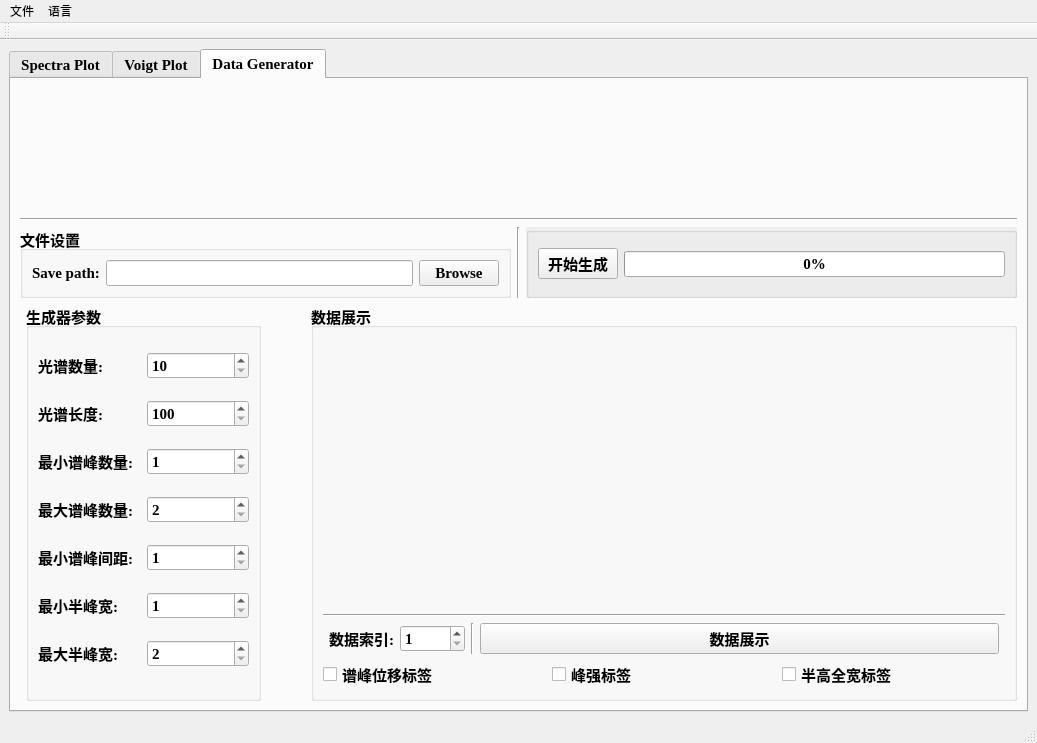
<?xml version="1.0" encoding="UTF-8"?>
<ui version="4.0">
 <class>MainWindow</class>
 <widget class="QMainWindow" name="MainWindow">
  <property name="geometry">
   <rect>
    <x>0</x>
    <y>0</y>
    <width>1037</width>
    <height>743</height>
   </rect>
  </property>
  <property name="font">
   <font>
    <underline>false</underline>
   </font>
  </property>
  <property name="windowTitle">
   <string>光谱标记软件</string>
  </property>
  <widget class="QWidget" name="centralwidget">
   <layout class="QVBoxLayout" name="verticalLayout_11">
    <item>
     <widget class="QTabWidget" name="tabWidget">
      <property name="sizePolicy">
       <sizepolicy hsizetype="Preferred" vsizetype="Preferred">
        <horstretch>0</horstretch>
        <verstretch>0</verstretch>
       </sizepolicy>
      </property>
      <property name="font">
       <font>
        <family>Times New Roman</family>
        <pointsize>11</pointsize>
        <weight>75</weight>
        <bold>true</bold>
        <underline>false</underline>
       </font>
      </property>
      <property name="currentIndex">
       <number>2</number>
      </property>
      <widget class="QWidget" name="tab">
       <attribute name="title">
        <string>Spectra Plot</string>
       </attribute>
       <layout class="QVBoxLayout" name="verticalLayout_9" stretch="0,0">
        <item>
         <layout class="QVBoxLayout" name="verticalLayout_8" stretch="0,2">
          <item>
           <widget class="QWidget" name="widget" native="true">
            <property name="sizePolicy">
             <sizepolicy hsizetype="Preferred" vsizetype="Preferred">
              <horstretch>0</horstretch>
              <verstretch>0</verstretch>
             </sizepolicy>
            </property>
            <property name="cursor">
             <cursorShape>CrossCursor</cursorShape>
            </property>
           </widget>
          </item>
          <item>
           <widget class="Line" name="line_3">
            <property name="orientation">
             <enum>Qt::Horizontal</enum>
            </property>
           </widget>
          </item>
         </layout>
        </item>
        <item>
         <layout class="QHBoxLayout" name="horizontalLayout_6" stretch="0,0,0">
          <property name="spacing">
           <number>6</number>
          </property>
          <item>
           <widget class="QGroupBox" name="groupBox">
            <property name="font">
             <font>
              <family>Times New Roman</family>
              <pointsize>11</pointsize>
              <weight>75</weight>
              <bold>true</bold>
              <underline>false</underline>
             </font>
            </property>
            <property name="title">
             <string>手动去除基线</string>
            </property>
            <layout class="QHBoxLayout" name="horizontalLayout_3">
             <item>
              <layout class="QVBoxLayout" name="verticalLayout_6">
               <item>
                <widget class="QPushButton" name="pushButton">
                 <property name="sizePolicy">
                  <sizepolicy hsizetype="Expanding" vsizetype="Expanding">
                   <horstretch>0</horstretch>
                   <verstretch>0</verstretch>
                  </sizepolicy>
                 </property>
                 <property name="text">
                  <string>添加基线点</string>
                 </property>
                </widget>
               </item>
               <item>
                <widget class="QPushButton" name="pushButton_2">
                 <property name="sizePolicy">
                  <sizepolicy hsizetype="Expanding" vsizetype="Expanding">
                   <horstretch>0</horstretch>
                   <verstretch>0</verstretch>
                  </sizepolicy>
                 </property>
                 <property name="text">
                  <string>移除基线点</string>
                 </property>
                </widget>
               </item>
               <item>
                <widget class="QPushButton" name="pushButton_3">
                 <property name="sizePolicy">
                  <sizepolicy hsizetype="Expanding" vsizetype="Expanding">
                   <horstretch>0</horstretch>
                   <verstretch>0</verstretch>
                  </sizepolicy>
                 </property>
                 <property name="text">
                  <string>重置所有基线点</string>
                 </property>
                </widget>
               </item>
               <item>
                <widget class="QPushButton" name="pushButton_4">
                 <property name="sizePolicy">
                  <sizepolicy hsizetype="Expanding" vsizetype="Expanding">
                   <horstretch>0</horstretch>
                   <verstretch>0</verstretch>
                  </sizepolicy>
                 </property>
                 <property name="text">
                  <string>应用基线扣除</string>
                 </property>
                </widget>
               </item>
               <item>
                <widget class="Line" name="line_5">
                 <property name="orientation">
                  <enum>Qt::Horizontal</enum>
                 </property>
                </widget>
               </item>
               <item>
                <widget class="QTextEdit" name="textEdit">
                 <property name="sizePolicy">
                  <sizepolicy hsizetype="Expanding" vsizetype="Expanding">
                   <horstretch>0</horstretch>
                   <verstretch>0</verstretch>
                  </sizepolicy>
                 </property>
                 <property name="placeholderText">
                  <string>基线信息于此显示</string>
                 </property>
                </widget>
               </item>
              </layout>
             </item>
            </layout>
           </widget>
          </item>
          <item>
           <widget class="QGroupBox" name="groupBox_5">
            <property name="title">
             <string>自动去除基线</string>
            </property>
            <layout class="QVBoxLayout" name="verticalLayout_10" stretch="1,0">
             <item>
              <layout class="QVBoxLayout" name="verticalLayout_12">
               <item>
                <widget class="QComboBox" name="comboBox">
                 <item>
                  <property name="text">
                   <string>选择去基线算法</string>
                  </property>
                 </item>
                 <item>
                  <property name="text">
                   <string notr="true">Airpls</string>
                  </property>
                 </item>
                 <item>
                  <property name="text">
                   <string notr="true">Wavelet_transform</string>
                  </property>
                 </item>
                 <item>
                  <property name="text">
                   <string notr="true">Iterative_fitting</string>
                  </property>
                 </item>
                </widget>
               </item>
               <item>
                <widget class="QPushButton" name="pushButton_16">
                 <property name="text">
                  <string>应用算法去除</string>
                 </property>
                </widget>
               </item>
               <item>
                <widget class="QPushButton" name="pushButton_14">
                 <property name="text">
                  <string>导出去基线数据 - 1*</string>
                 </property>
                </widget>
               </item>
               <item>
                <widget class="QPushButton" name="pushButton_15">
                 <property name="text">
                  <string>Export normalized data 1*</string>
                 </property>
                </widget>
               </item>
              </layout>
             </item>
             <item>
              <layout class="QHBoxLayout" name="horizontalLayout_18">
               <item>
                <widget class="QCheckBox" name="checkBox_6">
                 <property name="text">
                  <string>自动基线</string>
                 </property>
                </widget>
               </item>
               <item>
                <widget class="QCheckBox" name="checkBox_5">
                 <property name="sizePolicy">
                  <sizepolicy hsizetype="Preferred" vsizetype="Fixed">
                   <horstretch>0</horstretch>
                   <verstretch>0</verstretch>
                  </sizepolicy>
                 </property>
                 <property name="font">
                  <font>
                   <family>Times New Roman</family>
                   <pointsize>10</pointsize>
                   <weight>75</weight>
                   <bold>true</bold>
                   <underline>false</underline>
                  </font>
                 </property>
                 <property name="text">
                  <string>自动去基线</string>
                 </property>
                </widget>
               </item>
              </layout>
             </item>
            </layout>
           </widget>
          </item>
          <item>
           <widget class="QGroupBox" name="groupBox_3">
            <property name="font">
             <font>
              <family>Times New Roman</family>
              <pointsize>11</pointsize>
              <weight>75</weight>
              <bold>true</bold>
              <underline>false</underline>
             </font>
            </property>
            <property name="title">
             <string>导出和视图</string>
            </property>
            <layout class="QHBoxLayout" name="horizontalLayout_5">
             <item>
              <layout class="QHBoxLayout" name="horizontalLayout_4">
               <item>
                <layout class="QVBoxLayout" name="verticalLayout_7">
                 <item>
                  <widget class="QPushButton" name="pushButton_9">
                   <property name="sizePolicy">
                    <sizepolicy hsizetype="Expanding" vsizetype="Expanding">
                     <horstretch>0</horstretch>
                     <verstretch>0</verstretch>
                    </sizepolicy>
                   </property>
                   <property name="text">
                    <string>导出原始数据 - 2*</string>
                   </property>
                  </widget>
                 </item>
                 <item>
                  <widget class="QPushButton" name="pushButton_8">
                   <property name="sizePolicy">
                    <sizepolicy hsizetype="Expanding" vsizetype="Expanding">
                     <horstretch>0</horstretch>
                     <verstretch>0</verstretch>
                    </sizepolicy>
                   </property>
                   <property name="text">
                    <string>Export normalized data 2*</string>
                   </property>
                  </widget>
                 </item>
                 <item>
                  <widget class="QPushButton" name="pushButton_10">
                   <property name="sizePolicy">
                    <sizepolicy hsizetype="Expanding" vsizetype="Expanding">
                     <horstretch>0</horstretch>
                     <verstretch>0</verstretch>
                    </sizepolicy>
                   </property>
                   <property name="text">
                    <string>导出去基线数据 - 3*</string>
                   </property>
                  </widget>
                 </item>
                 <item>
                  <widget class="QPushButton" name="pushButton_11">
                   <property name="sizePolicy">
                    <sizepolicy hsizetype="Expanding" vsizetype="Expanding">
                     <horstretch>0</horstretch>
                     <verstretch>0</verstretch>
                    </sizepolicy>
                   </property>
                   <property name="text">
                    <string>Export normalized data 3*</string>
                   </property>
                  </widget>
                 </item>
                 <item>
                  <widget class="Line" name="line_2">
                   <property name="orientation">
                    <enum>Qt::Horizontal</enum>
                   </property>
                  </widget>
                 </item>
                 <item>
                  <layout class="QHBoxLayout" name="horizontalLayout_2">
                   <item>
                    <widget class="QLabel" name="label_2">
                     <property name="font">
                      <font>
                       <family>Times New Roman</family>
                       <pointsize>10</pointsize>
                       <weight>75</weight>
                       <bold>true</bold>
                       <underline>false</underline>
                      </font>
                     </property>
                     <property name="text">
                      <string>缩放:</string>
                     </property>
                    </widget>
                   </item>
                   <item>
                    <widget class="QPushButton" name="pushButton_5">
                     <property name="sizePolicy">
                      <sizepolicy hsizetype="Preferred" vsizetype="Fixed">
                       <horstretch>0</horstretch>
                       <verstretch>0</verstretch>
                      </sizepolicy>
                     </property>
                     <property name="font">
                      <font>
                       <family>Times New Roman</family>
                       <pointsize>10</pointsize>
                       <weight>75</weight>
                       <bold>true</bold>
                       <underline>false</underline>
                      </font>
                     </property>
                     <property name="text">
                      <string>放大</string>
                     </property>
                    </widget>
                   </item>
                   <item>
                    <widget class="QPushButton" name="pushButton_6">
                     <property name="sizePolicy">
                      <sizepolicy hsizetype="Preferred" vsizetype="Fixed">
                       <horstretch>0</horstretch>
                       <verstretch>0</verstretch>
                      </sizepolicy>
                     </property>
                     <property name="font">
                      <font>
                       <family>Times New Roman</family>
                       <pointsize>10</pointsize>
                       <weight>75</weight>
                       <bold>true</bold>
                       <underline>false</underline>
                      </font>
                     </property>
                     <property name="text">
                      <string>缩小</string>
                     </property>
                    </widget>
                   </item>
                   <item>
                    <widget class="QPushButton" name="pushButton_7">
                     <property name="sizePolicy">
                      <sizepolicy hsizetype="Preferred" vsizetype="Fixed">
                       <horstretch>0</horstretch>
                       <verstretch>0</verstretch>
                      </sizepolicy>
                     </property>
                     <property name="font">
                      <font>
                       <family>Times New Roman</family>
                       <pointsize>10</pointsize>
                       <weight>75</weight>
                       <bold>true</bold>
                       <underline>false</underline>
                      </font>
                     </property>
                     <property name="text">
                      <string>重置视图</string>
                     </property>
                    </widget>
                   </item>
                  </layout>
                 </item>
                 <item>
                  <layout class="QHBoxLayout" name="horizontalLayout">
                   <item>
                    <widget class="QLabel" name="label">
                     <property name="font">
                      <font>
                       <family>Times New Roman</family>
                       <pointsize>10</pointsize>
                       <weight>75</weight>
                       <bold>true</bold>
                       <underline>false</underline>
                      </font>
                     </property>
                     <property name="text">
                      <string>显示:</string>
                     </property>
                    </widget>
                   </item>
                   <item>
                    <widget class="QCheckBox" name="checkBox">
                     <property name="sizePolicy">
                      <sizepolicy hsizetype="Preferred" vsizetype="Fixed">
                       <horstretch>0</horstretch>
                       <verstretch>0</verstretch>
                      </sizepolicy>
                     </property>
                     <property name="font">
                      <font>
                       <family>Times New Roman</family>
                       <pointsize>10</pointsize>
                       <weight>75</weight>
                       <bold>true</bold>
                       <underline>false</underline>
                      </font>
                     </property>
                     <property name="text">
                      <string>原始数据</string>
                     </property>
                    </widget>
                   </item>
                   <item>
                    <widget class="QCheckBox" name="checkBox_2">
                     <property name="sizePolicy">
                      <sizepolicy hsizetype="Preferred" vsizetype="Fixed">
                       <horstretch>0</horstretch>
                       <verstretch>0</verstretch>
                      </sizepolicy>
                     </property>
                     <property name="font">
                      <font>
                       <family>Times New Roman</family>
                       <pointsize>10</pointsize>
                       <weight>75</weight>
                       <bold>true</bold>
                       <underline>false</underline>
                      </font>
                     </property>
                     <property name="text">
                      <string>手动基线</string>
                     </property>
                    </widget>
                   </item>
                   <item>
                    <widget class="QCheckBox" name="checkBox_3">
                     <property name="sizePolicy">
                      <sizepolicy hsizetype="Preferred" vsizetype="Fixed">
                       <horstretch>0</horstretch>
                       <verstretch>0</verstretch>
                      </sizepolicy>
                     </property>
                     <property name="font">
                      <font>
                       <family>Times New Roman</family>
                       <pointsize>10</pointsize>
                       <weight>75</weight>
                       <bold>true</bold>
                       <underline>false</underline>
                      </font>
                     </property>
                     <property name="text">
                      <string>手动去基线</string>
                     </property>
                    </widget>
                   </item>
                  </layout>
                 </item>
                </layout>
               </item>
              </layout>
             </item>
            </layout>
           </widget>
          </item>
         </layout>
        </item>
       </layout>
      </widget>
      <widget class="QWidget" name="tab_2">
       <attribute name="title">
        <string>Voigt Plot</string>
       </attribute>
       <layout class="QVBoxLayout" name="verticalLayout_5">
        <item>
         <layout class="QVBoxLayout" name="verticalLayout_4" stretch="0,2">
          <item>
           <widget class="QWidget" name="widget_2" native="true"/>
          </item>
          <item>
           <widget class="Line" name="line">
            <property name="orientation">
             <enum>Qt::Horizontal</enum>
            </property>
           </widget>
          </item>
         </layout>
        </item>
        <item>
         <layout class="QHBoxLayout" name="horizontalLayout_12">
          <item>
           <widget class="QCheckBox" name="checkBox_11">
            <property name="sizePolicy">
             <sizepolicy hsizetype="Preferred" vsizetype="Fixed">
              <horstretch>0</horstretch>
              <verstretch>0</verstretch>
             </sizepolicy>
            </property>
            <property name="text">
             <string>导入数据显示</string>
            </property>
           </widget>
          </item>
          <item>
           <widget class="QCheckBox" name="checkBox_14">
            <property name="sizePolicy">
             <sizepolicy hsizetype="Preferred" vsizetype="Fixed">
              <horstretch>0</horstretch>
              <verstretch>0</verstretch>
             </sizepolicy>
            </property>
            <property name="text">
             <string>去基线数据显示</string>
            </property>
           </widget>
          </item>
          <item>
           <widget class="QCheckBox" name="checkBox_12">
            <property name="sizePolicy">
             <sizepolicy hsizetype="Preferred" vsizetype="Fixed">
              <horstretch>0</horstretch>
              <verstretch>0</verstretch>
             </sizepolicy>
            </property>
            <property name="text">
             <string>单峰拟合数据</string>
            </property>
           </widget>
          </item>
          <item>
           <widget class="QCheckBox" name="checkBox_4">
            <property name="text">
             <string>模型拟合数据</string>
            </property>
           </widget>
          </item>
          <item>
           <widget class="QCheckBox" name="checkBox_13">
            <property name="sizePolicy">
             <sizepolicy hsizetype="Preferred" vsizetype="Fixed">
              <horstretch>0</horstretch>
              <verstretch>0</verstretch>
             </sizepolicy>
            </property>
            <property name="text">
             <string>Voigt整体拟合数据</string>
            </property>
           </widget>
          </item>
         </layout>
        </item>
        <item>
         <layout class="QHBoxLayout" name="horizontalLayout_17">
          <item>
           <widget class="QGroupBox" name="groupBox_2">
            <property name="font">
             <font>
              <family>Times New Roman</family>
              <pointsize>10</pointsize>
              <weight>75</weight>
              <bold>true</bold>
              <underline>false</underline>
             </font>
            </property>
            <property name="title">
             <string>Voigt Fit</string>
            </property>
            <layout class="QHBoxLayout" name="horizontalLayout_16">
             <item>
              <layout class="QHBoxLayout" name="horizontalLayout_13">
               <item>
                <layout class="QVBoxLayout" name="verticalLayout">
                 <item>
                  <layout class="QHBoxLayout" name="horizontalLayout_7">
                   <item>
                    <widget class="QLabel" name="label_3">
                     <property name="text">
                      <string>水平基线值(y0):</string>
                     </property>
                    </widget>
                   </item>
                   <item>
                    <widget class="QSpinBox" name="spinBox">
                     <property name="maximum">
                      <number>1</number>
                     </property>
                    </widget>
                   </item>
                  </layout>
                 </item>
                 <item>
                  <layout class="QHBoxLayout" name="horizontalLayout_8">
                   <item>
                    <widget class="QLabel" name="label_4">
                     <property name="text">
                      <string>振幅(amp):</string>
                     </property>
                    </widget>
                   </item>
                   <item>
                    <widget class="QDoubleSpinBox" name="doubleSpinBox">
                     <property name="maximum">
                      <double>1.000000000000000</double>
                     </property>
                    </widget>
                   </item>
                  </layout>
                 </item>
                 <item>
                  <layout class="QHBoxLayout" name="horizontalLayout_9">
                   <item>
                    <widget class="QLabel" name="label_5">
                     <property name="text">
                      <string>位置(pos):</string>
                     </property>
                    </widget>
                   </item>
                   <item>
                    <widget class="QSpinBox" name="spinBox_4">
                     <property name="maximum">
                      <number>9999</number>
                     </property>
                    </widget>
                   </item>
                  </layout>
                 </item>
                 <item>
                  <layout class="QHBoxLayout" name="horizontalLayout_10">
                   <item>
                    <widget class="QLabel" name="label_6">
                     <property name="text">
                      <string>半高全宽(fwhm):</string>
                     </property>
                    </widget>
                   </item>
                   <item>
                    <widget class="QDoubleSpinBox" name="doubleSpinBox_3">
                     <property name="maximum">
                      <double>1000.000000000000000</double>
                     </property>
                    </widget>
                   </item>
                  </layout>
                 </item>
                 <item>
                  <layout class="QHBoxLayout" name="horizontalLayout_11">
                   <item>
                    <widget class="QLabel" name="label_19">
                     <property name="text">
                      <string>形状参数(shape):</string>
                     </property>
                    </widget>
                   </item>
                   <item>
                    <widget class="QDoubleSpinBox" name="doubleSpinBox_10">
                     <property name="maximum">
                      <double>1.000000000000000</double>
                     </property>
                    </widget>
                   </item>
                  </layout>
                 </item>
                </layout>
               </item>
               <item>
                <layout class="QVBoxLayout" name="verticalLayout_2">
                 <item>
                  <widget class="QPushButton" name="pushButton_36">
                   <property name="text">
                    <string>单峰参数拟合</string>
                   </property>
                  </widget>
                 </item>
                 <item>
                  <widget class="QPushButton" name="pushButton_13">
                   <property name="text">
                    <string>*模型拟合*</string>
                   </property>
                  </widget>
                 </item>
                 <item>
                  <widget class="QPushButton" name="pushButton_34">
                   <property name="text">
                    <string>添加Voigt峰→</string>
                   </property>
                  </widget>
                 </item>
                </layout>
               </item>
              </layout>
             </item>
            </layout>
           </widget>
          </item>
          <item>
           <widget class="QGroupBox" name="groupBox_4">
            <property name="font">
             <font>
              <family>Times New Roman</family>
              <pointsize>10</pointsize>
              <weight>75</weight>
              <bold>true</bold>
              <underline>false</underline>
             </font>
            </property>
            <property name="title">
             <string>Voigt 峰列表</string>
            </property>
            <layout class="QHBoxLayout" name="horizontalLayout_15">
             <item>
              <layout class="QVBoxLayout" name="verticalLayout_3">
               <item>
                <widget class="QTableView" name="tableView">
                 <property name="showGrid">
                  <bool>true</bool>
                 </property>
                </widget>
               </item>
               <item>
                <layout class="QHBoxLayout" name="horizontalLayout_14">
                 <item>
                  <widget class="QPushButton" name="pushButton_35">
                   <property name="text">
                    <string>Voigt峰整体拟合</string>
                   </property>
                  </widget>
                 </item>
                 <item>
                  <widget class="QPushButton" name="pushButton_37">
                   <property name="text">
                    <string>删除选中数据</string>
                   </property>
                  </widget>
                 </item>
                 <item>
                  <widget class="QPushButton" name="pushButton_12">
                   <property name="text">
                    <string>导出Voigt拟合数据</string>
                   </property>
                  </widget>
                 </item>
                </layout>
               </item>
              </layout>
             </item>
            </layout>
           </widget>
          </item>
         </layout>
        </item>
       </layout>
      </widget>
      <widget class="QWidget" name="tab_3">
       <attribute name="title">
        <string>Data Generator</string>
       </attribute>
       <layout class="QVBoxLayout" name="verticalLayout_17" stretch="2,1,6">
        <item>
         <layout class="QVBoxLayout" name="verticalLayout_14">
          <item>
           <widget class="QWidget" name="widget_3" native="true">
            <property name="sizePolicy">
             <sizepolicy hsizetype="Preferred" vsizetype="Preferred">
              <horstretch>0</horstretch>
              <verstretch>0</verstretch>
             </sizepolicy>
            </property>
            <property name="cursor">
             <cursorShape>CrossCursor</cursorShape>
            </property>
           </widget>
          </item>
          <item>
           <widget class="Line" name="line_4">
            <property name="orientation">
             <enum>Qt::Horizontal</enum>
            </property>
           </widget>
          </item>
         </layout>
        </item>
        <item>
         <layout class="QHBoxLayout" name="horizontalLayout_27">
          <item>
           <layout class="QHBoxLayout" name="horizontalLayout_26">
            <item>
             <widget class="QGroupBox" name="groupBox_6">
              <property name="title">
               <string>文件设置</string>
              </property>
              <layout class="QHBoxLayout" name="horizontalLayout_19">
               <item>
                <widget class="QLabel" name="label_7">
                 <property name="text">
                  <string>Save path:</string>
                 </property>
                </widget>
               </item>
               <item>
                <widget class="QLineEdit" name="lineEdit"/>
               </item>
               <item>
                <widget class="QPushButton" name="pushButton_17">
                 <property name="text">
                  <string>Browse</string>
                 </property>
                </widget>
               </item>
              </layout>
             </widget>
            </item>
            <item>
             <widget class="Line" name="line_6">
              <property name="orientation">
               <enum>Qt::Vertical</enum>
              </property>
             </widget>
            </item>
            <item>
             <widget class="QGroupBox" name="groupBox_9">
              <property name="mouseTracking">
               <bool>false</bool>
              </property>
              <property name="focusPolicy">
               <enum>Qt::NoFocus</enum>
              </property>
              <property name="contextMenuPolicy">
               <enum>Qt::NoContextMenu</enum>
              </property>
              <property name="toolTipDuration">
               <number>-1</number>
              </property>
              <property name="layoutDirection">
               <enum>Qt::LeftToRight</enum>
              </property>
              <property name="autoFillBackground">
               <bool>true</bool>
              </property>
              <property name="title">
               <string/>
              </property>
              <property name="flat">
               <bool>false</bool>
              </property>
              <property name="checkable">
               <bool>false</bool>
              </property>
              <property name="checked">
               <bool>false</bool>
              </property>
              <layout class="QHBoxLayout" name="horizontalLayout_28">
               <item>
                <widget class="QPushButton" name="pushButton_18">
                 <property name="text">
                  <string>开始生成</string>
                 </property>
                </widget>
               </item>
               <item>
                <widget class="QProgressBar" name="progressBar">
                 <property name="value">
                  <number>0</number>
                 </property>
                </widget>
               </item>
              </layout>
             </widget>
            </item>
           </layout>
          </item>
         </layout>
        </item>
        <item>
         <layout class="QHBoxLayout" name="horizontalLayout_29" stretch="1,0,3">
          <property name="spacing">
           <number>10</number>
          </property>
          <property name="sizeConstraint">
           <enum>QLayout::SetDefaultConstraint</enum>
          </property>
          <property name="leftMargin">
           <number>6</number>
          </property>
          <item>
           <widget class="QGroupBox" name="groupBox_7">
            <property name="title">
             <string>生成器参数</string>
            </property>
            <layout class="QVBoxLayout" name="verticalLayout_13">
             <item>
              <layout class="QHBoxLayout" name="horizontalLayout_20">
               <item>
                <widget class="QLabel" name="label_8">
                 <property name="text">
                  <string>光谱数量:</string>
                 </property>
                </widget>
               </item>
               <item>
                <widget class="QSpinBox" name="spinBox_2">
                 <property name="minimum">
                  <number>10</number>
                 </property>
                 <property name="maximum">
                  <number>99999</number>
                 </property>
                </widget>
               </item>
              </layout>
             </item>
             <item>
              <layout class="QHBoxLayout" name="horizontalLayout_32">
               <item>
                <widget class="QLabel" name="label_15">
                 <property name="text">
                  <string>光谱长度:</string>
                 </property>
                </widget>
               </item>
               <item>
                <widget class="QSpinBox" name="spinBox_10">
                 <property name="minimum">
                  <number>100</number>
                 </property>
                 <property name="maximum">
                  <number>3200</number>
                 </property>
                </widget>
               </item>
              </layout>
             </item>
             <item>
              <layout class="QHBoxLayout" name="horizontalLayout_21">
               <item>
                <widget class="QLabel" name="label_9">
                 <property name="text">
                  <string>最小谱峰数量:</string>
                 </property>
                </widget>
               </item>
               <item>
                <widget class="QSpinBox" name="spinBox_3">
                 <property name="minimum">
                  <number>1</number>
                 </property>
                 <property name="maximum">
                  <number>99</number>
                 </property>
                </widget>
               </item>
              </layout>
             </item>
             <item>
              <layout class="QHBoxLayout" name="horizontalLayout_22">
               <item>
                <widget class="QLabel" name="label_10">
                 <property name="text">
                  <string>最大谱峰数量:</string>
                 </property>
                </widget>
               </item>
               <item>
                <widget class="QSpinBox" name="spinBox_5">
                 <property name="minimum">
                  <number>2</number>
                 </property>
                 <property name="maximum">
                  <number>99</number>
                 </property>
                </widget>
               </item>
              </layout>
             </item>
             <item>
              <layout class="QHBoxLayout" name="horizontalLayout_23">
               <item>
                <widget class="QLabel" name="label_11">
                 <property name="text">
                  <string>最小谱峰间距:</string>
                 </property>
                </widget>
               </item>
               <item>
                <widget class="QSpinBox" name="spinBox_6">
                 <property name="minimum">
                  <number>1</number>
                 </property>
                 <property name="maximum">
                  <number>500</number>
                 </property>
                </widget>
               </item>
              </layout>
             </item>
             <item>
              <layout class="QHBoxLayout" name="horizontalLayout_24">
               <item>
                <widget class="QLabel" name="label_12">
                 <property name="text">
                  <string>最小半峰宽:</string>
                 </property>
                </widget>
               </item>
               <item>
                <widget class="QSpinBox" name="spinBox_7">
                 <property name="minimum">
                  <number>1</number>
                 </property>
                 <property name="maximum">
                  <number>500</number>
                 </property>
                </widget>
               </item>
              </layout>
             </item>
             <item>
              <layout class="QHBoxLayout" name="horizontalLayout_25">
               <item>
                <widget class="QLabel" name="label_13">
                 <property name="text">
                  <string>最大半峰宽:</string>
                 </property>
                </widget>
               </item>
               <item>
                <widget class="QSpinBox" name="spinBox_9">
                 <property name="minimum">
                  <number>2</number>
                 </property>
                 <property name="maximum">
                  <number>500</number>
                 </property>
                </widget>
               </item>
              </layout>
             </item>
            </layout>
           </widget>
          </item>
          <item>
           <spacer name="horizontalSpacer">
            <property name="orientation">
             <enum>Qt::Horizontal</enum>
            </property>
            <property name="sizeHint" stdset="0">
             <size>
              <width>40</width>
              <height>20</height>
             </size>
            </property>
           </spacer>
          </item>
          <item>
           <widget class="QGroupBox" name="groupBox_8">
            <property name="title">
             <string>数据展示</string>
            </property>
            <layout class="QVBoxLayout" name="verticalLayout_16" stretch="1,0,0">
             <item>
              <layout class="QVBoxLayout" name="verticalLayout_15">
               <item>
                <widget class="QWidget" name="widget_4" native="true"/>
               </item>
               <item>
                <widget class="Line" name="line_7">
                 <property name="orientation">
                  <enum>Qt::Horizontal</enum>
                 </property>
                </widget>
               </item>
              </layout>
             </item>
             <item>
              <layout class="QHBoxLayout" name="horizontalLayout_30" stretch="0,0,1,1">
               <property name="leftMargin">
                <number>6</number>
               </property>
               <property name="rightMargin">
                <number>6</number>
               </property>
               <item>
                <widget class="QLabel" name="label_14">
                 <property name="text">
                  <string>数据索引:</string>
                 </property>
                </widget>
               </item>
               <item>
                <widget class="QSpinBox" name="spinBox_8">
                 <property name="minimum">
                  <number>1</number>
                 </property>
                 <property name="maximum">
                  <number>99999</number>
                 </property>
                </widget>
               </item>
               <item>
                <widget class="Line" name="line_8">
                 <property name="orientation">
                  <enum>Qt::Vertical</enum>
                 </property>
                </widget>
               </item>
               <item>
                <widget class="QPushButton" name="pushButton_19">
                 <property name="text">
                  <string>数据展示</string>
                 </property>
                </widget>
               </item>
              </layout>
             </item>
             <item>
              <layout class="QHBoxLayout" name="horizontalLayout_31">
               <item>
                <widget class="QCheckBox" name="checkBox_7">
                 <property name="text">
                  <string>谱峰位移标签</string>
                 </property>
                </widget>
               </item>
               <item>
                <widget class="QCheckBox" name="checkBox_8">
                 <property name="text">
                  <string>峰强标签</string>
                 </property>
                </widget>
               </item>
               <item>
                <widget class="QCheckBox" name="checkBox_9">
                 <property name="text">
                  <string>半高全宽标签</string>
                 </property>
                </widget>
               </item>
              </layout>
             </item>
            </layout>
           </widget>
          </item>
         </layout>
        </item>
       </layout>
      </widget>
     </widget>
    </item>
   </layout>
  </widget>
  <widget class="QStatusBar" name="statusbar"/>
  <widget class="QMenuBar" name="menuBar">
   <property name="geometry">
    <rect>
     <x>0</x>
     <y>0</y>
     <width>1037</width>
     <height>26</height>
    </rect>
   </property>
   <widget class="QMenu" name="menu">
    <property name="title">
     <string>文件</string>
    </property>
    <addaction name="actionOpen_File"/>
    <addaction name="separator"/>
    <addaction name="actionOpen_File_for_Voigt_Plot"/>
   </widget>
   <widget class="QMenu" name="menu_2">
    <property name="title">
     <string>语言</string>
    </property>
    <addaction name="actionEnglish"/>
    <addaction name="separator"/>
    <addaction name="action_6"/>
   </widget>
   <addaction name="menu"/>
   <addaction name="menu_2"/>
  </widget>
  <widget class="QToolBar" name="toolBar">
   <property name="windowTitle">
    <string>toolBar</string>
   </property>
   <attribute name="toolBarArea">
    <enum>TopToolBarArea</enum>
   </attribute>
   <attribute name="toolBarBreak">
    <bool>false</bool>
   </attribute>
  </widget>
  <action name="actionOpen">
   <property name="text">
    <string>Open</string>
   </property>
  </action>
  <action name="actionOpen_Dir">
   <property name="text">
    <string>Open Dir</string>
   </property>
  </action>
  <action name="actionManually_remove_baseline">
   <property name="text">
    <string>Manually remove baseline</string>
   </property>
  </action>
  <action name="actionOpen_Dir_2">
   <property name="text">
    <string>Open Dir</string>
   </property>
  </action>
  <action name="actionVoigt_Fit">
   <property name="text">
    <string>Voigt Fit</string>
   </property>
  </action>
  <action name="actionOpen_File">
   <property name="text">
    <string>Open File</string>
   </property>
  </action>
  <action name="actionOpen_File_for_Voigt_Plot">
   <property name="text">
    <string>Open File for Voigt Plot</string>
   </property>
  </action>
  <action name="actionEnglish">
   <property name="text">
    <string>English</string>
   </property>
  </action>
  <action name="action">
   <property name="text">
    <string>简体中文</string>
   </property>
  </action>
  <action name="action_6">
   <property name="text">
    <string>简体中文</string>
   </property>
  </action>
 </widget>
 <resources/>
 <connections/>
</ui>
